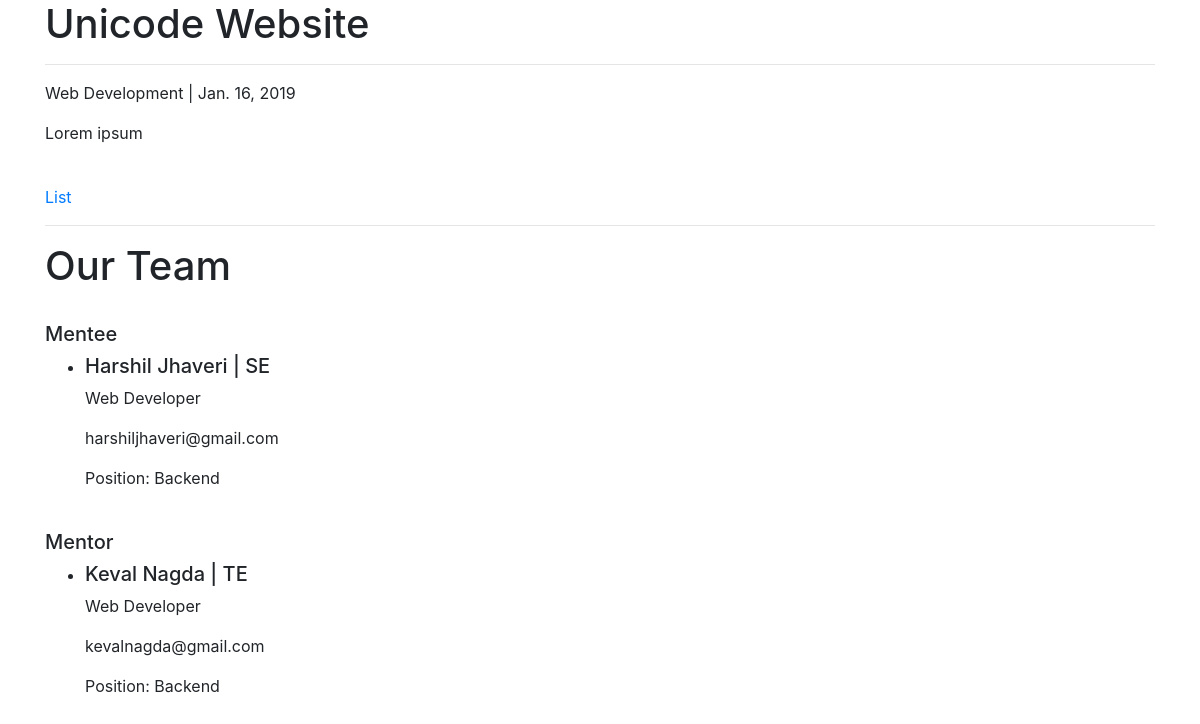
The page /projects/unicode-website-1 on the database as committed earlier.
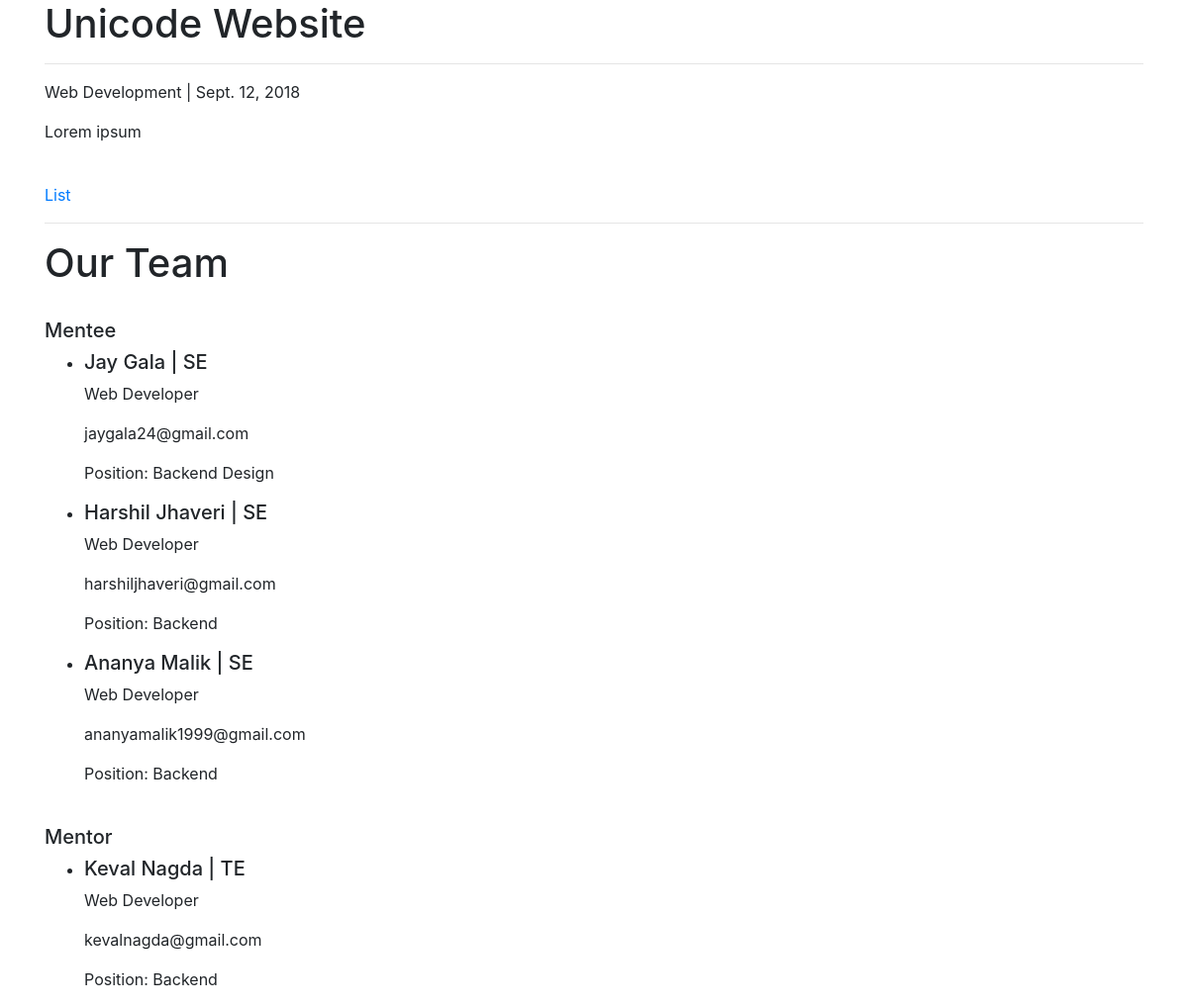
The same page on the database as committed later.
### projects/models.py (models this page shows, shortened)
class Project(models.Model):
    team = models.ManyToManyField(UserProfile)
    title = models.CharField(max_length=255)
    cover = models.ImageField(upload_to='projects/%Y/%m/%d/', blank=True)
    description = models.TextField()
    slug = models.SlugField(blank=True)
    technologies = MultiSelectField(choices=TECHNOLOGIES_CHOICES)
    year = models.DateField()
    repo_link = models.CharField(max_length=255)
    objects = ProjectManager()
    class Meta:
        ordering = ["-year"]

### profiles/models.py (models this page shows)
class UserProfile(models.Model):
    user = models.OneToOneField(User, on_delete=models.CASCADE, primary_key=True)
    profile_pic = models.ImageField(upload_to=upload_location, blank=True)
    bio = models.CharField(max_length=255, blank=True)
    date_joined = models.DateField()
    date_passed = models.DateField()
    stack = MultiSelectField(choices=STACK_CHOICES, max_choices=2)
    github_link = models.CharField(max_length=255, blank=True)
    linkedin_link = models.CharField(max_length=255, blank=True)
    updated = models.DateTimeField(auto_now=True)
    timestamp = models.DateTimeField(auto_now_add=True)
    def __str__(self):
        return self.user.first_name + " " + self.user.last_name
    @property
    def get_email(self):
        return self.user.email

### projects/views.py (the view)
# urls.py: path('<slug:slug>', project_detail, name='detail'),
def project_detail(request, slug=None):
    project = get_object_or_404(Project, slug=slug)
    project_year = project.year
    second_year = []
    third_year = []
    fourth_year = []
    for t in project.team.all():
        member = UserProfile.objects.get(user=t)
        delta1 = member.date_passed - member.date_joined
        delta2 = project_year - member.date_joined
        number_of_days = delta1.days - delta2.days
        stack = []
        for i in range(len(member.stack)):
            stack.append(member.stack[i].capitalize())
        member_obj = {
            "name": member,
            "email": member.get_email,
            "bio": member.bio,
            "stack": stack
        }
        if number_of_days < 365:
            member_obj["year"] = "BE"
            fourth_year.append(member_obj)
        elif number_of_days < 365 * 2:
            member_obj["year"] = "TE"
            third_year.append(member_obj)
        else:
            member_obj["year"] = "SE"
            second_year.append(member_obj)
    context = {
        "title": "Detail",
        "project": project,
        "second_year": second_year,
        "third_year": third_year,
        "fourth_year": fourth_year,
    }
    if request.user.is_authenticated:
        context["user"] = True
    else:
        context["user"] = False
    return render(request, "projects/project_detail.html", context)

### templates/projects/project_detail.html (shortened to what this page needs)
{% extends 'base.html' %}
{% block content %}
<h1>{{ project.title }}</h1>
<hr />
<p>{{ project.technologies }} | {{ project.year }}</p>
<p>{{ project.description }}</p>
<br />
<a href="{% url 'projects:list' %}">List</a> <br />
<hr />
<h1>Our Team</h1>
<br />
{% if second_year %}
<h5>Mentee</h5>
<ul>
  {% for member in second_year %}
  <li>
    <h5>{{ member.name }} | {{ member.year }}</h5>
    <p>{{ member.bio }}</p>
    <p>{{ member.email }}</p>
    <p>Position: {% for stack in member.stack %} {{ stack }} {% endfor %}</p>
  </li>
  {% endfor %}
</ul>
{% endif %}
{% if third_year %} <br />
<h5>Mentor</h5>
<ul>
  {% for member in third_year %}
  <li>
    <h5>{{ member.name }} | {{ member.year }}</h5>
    <p>{{ member.bio }}</p>
    <p>{{ member.email }}</p>
    <p>Position: {% for stack in member.stack %} {{ stack }} {% endfor %}</p>
  </li>
  {% endfor %}
</ul>
{% endif %}
{% endblock content %}

Rows that differ between the two databases and show on the page:
changed Project "Unicode Website": year "Jan. 16, 2019" → "Sept. 12, 2018"
now on this page (row unchanged): UserProfile: name "Jay Gala", year "SE", bio "Web Developer", email "jaygala24@gmail.com", stack "Backend" "Design", shown under "Mentee"
now on this page (row unchanged): UserProfile: name "Ananya Malik", year "SE", bio "Web Developer", email "ananyamalik1999@gmail.com", stack "Backend", shown under "Mentee"
